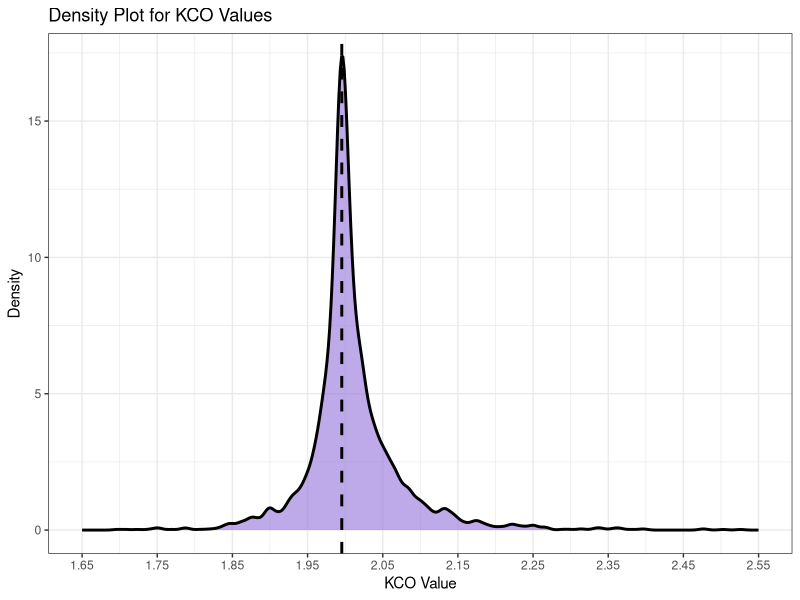
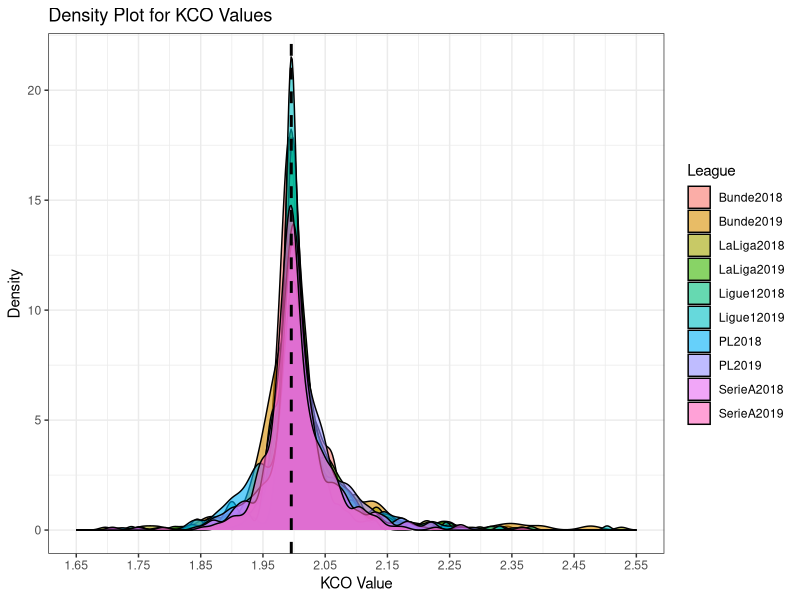
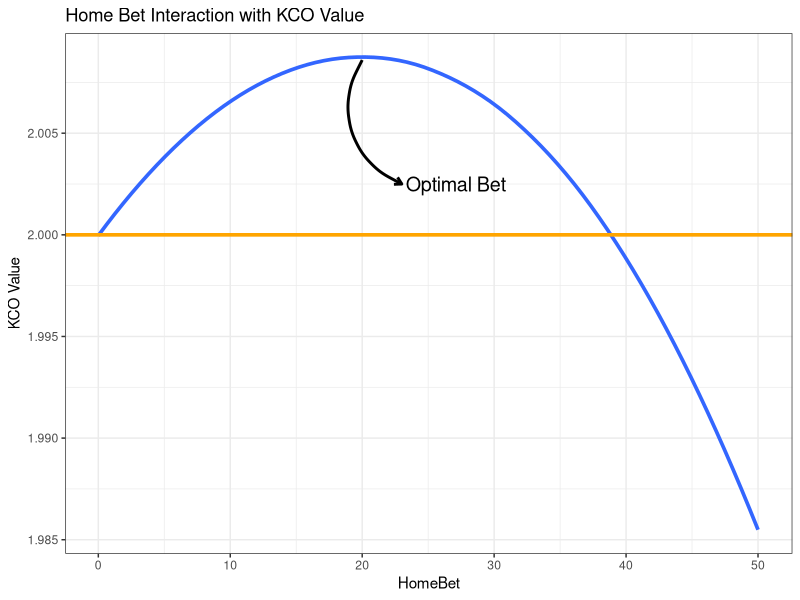
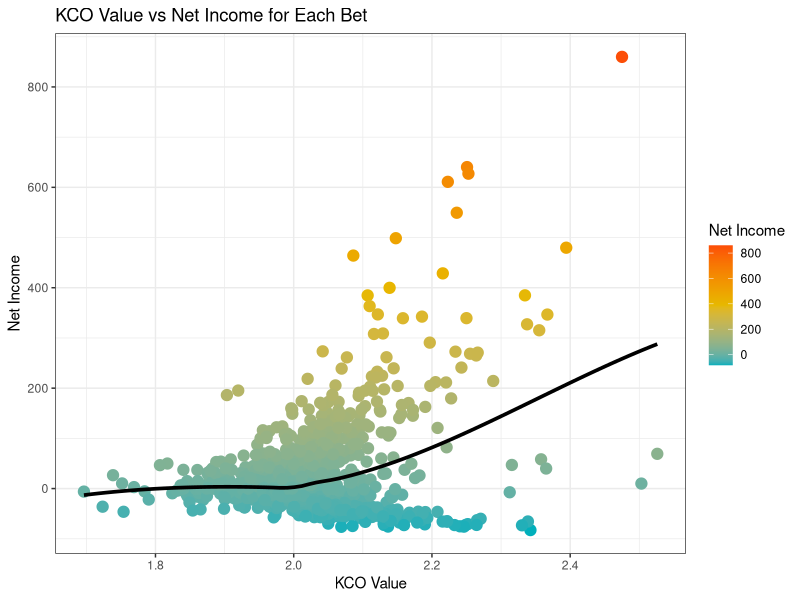
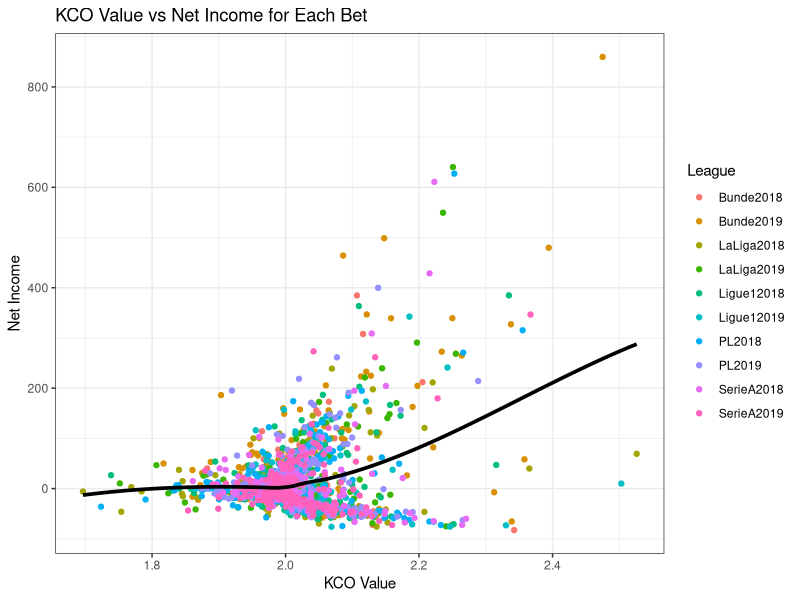
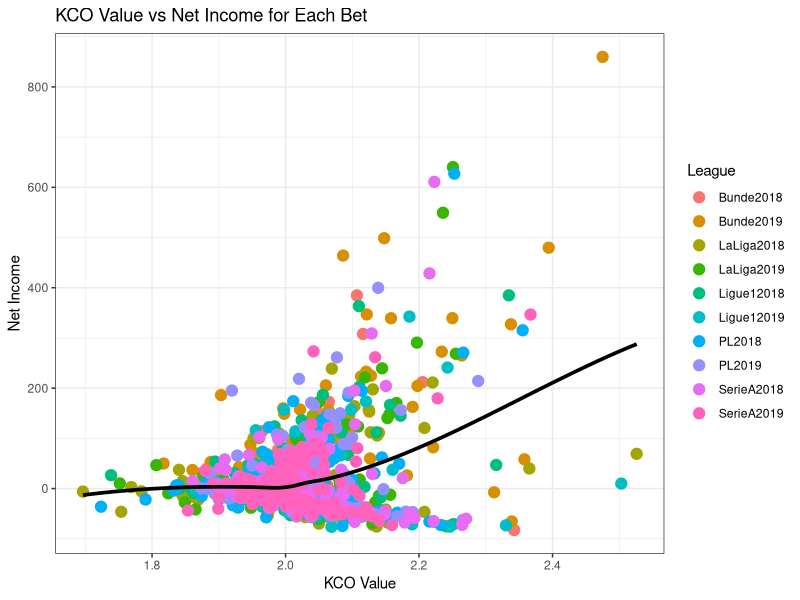
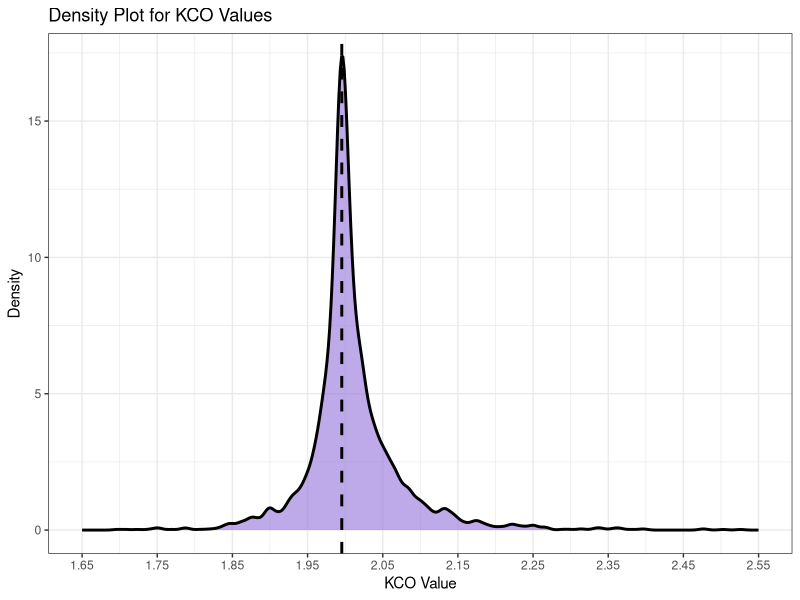
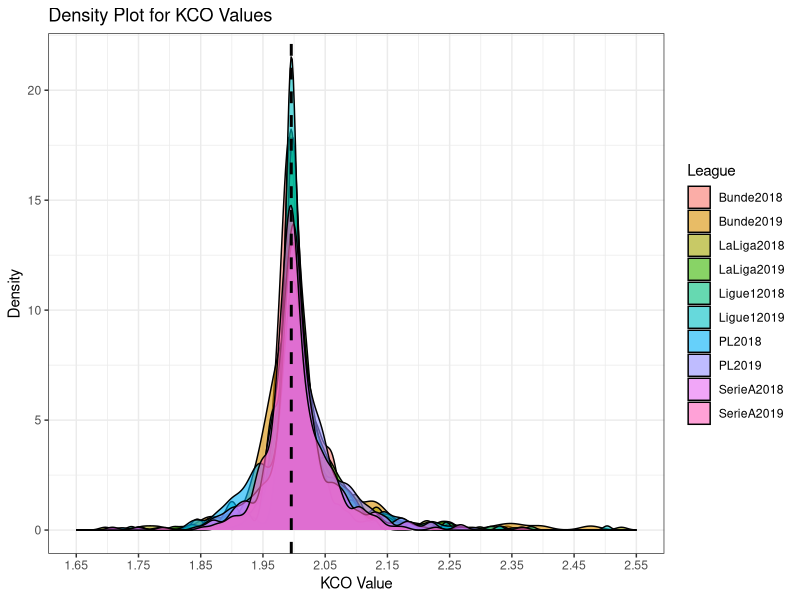

These charts were generated, in order, by the following R code:
## ---- chunk 1
library(tidyverse)
library(ggpubr)

## ---- chunk 2
data <- read_csv("KCO_Income_Data.csv")

KCODensity <- data %>% ggplot( aes(x=KCO_RF)) + 
  geom_density(fill = "mediumpurple", colour = "black", alpha = 0.6, lwd = 1) + 
  scale_x_continuous(name = "KCO Value", breaks = seq(1.65,2.55,0.1),limits = c(1.65,2.55)) + 
  scale_y_continuous(name = "Density") + ggtitle("Density Plot for KCO Values") + theme_bw() + geom_vline(xintercept = density(data$KCO_RF)$x[which.max(density(data$KCO_RF)$y)], lwd=1, color="black", linetype="dashed")
KCODensity

ggsave("KCODensity.pdf", KCODensity, width = 8, height=5)

LeagueKCODensity <- data %>% ggplot( aes(x=KCO_RF, fill=League)) + 
  geom_density(alpha = 0.6) + 
  scale_x_continuous(name = "KCO Value", breaks = seq(1.65,2.55,0.1),limits = c(1.65,2.55)) + 
  scale_y_continuous(name = "Density") + ggtitle("Density Plot for KCO Values") + theme_bw() + geom_vline(xintercept = density(data$KCO_RF)$x[which.max(density(data$KCO_RF)$y)], lwd=1, linetype="dashed")
LeagueKCODensity
ggsave("LeagueKCODensity.pdf", LeagueKCODensity, width = 8, height=5)


## ---- chunk 3
example <- read_csv("HomeBet_KCO_Ex.csv")

yrng <- range(example$`KCO Value`)
xrng <- range(example$HomeBet)
caption <- paste(strwrap("Optimal Bet", 40), collapse = "\n")

kcoBet <- example %>% ggplot(aes(x=HomeBet, y=`KCO Value`)) + geom_smooth(lwd=1.25) + theme_bw() + ggtitle("Home Bet Interaction with KCO Value") +   annotate(geom = "curve", x = 20, y = 2.0086, xend = 23, yend = 2.0025, curvature = .5, arrow = arrow(length = unit(2, "mm")), lwd=1) + annotate(geom = "text", x = 23.3, y = 2.0025, label = "Optimal Bet", hjust = "left", size=5) + geom_hline(yintercept = 2, color="orange", lwd=1.25) + xlim(0,50.1)

kcoBet
ggsave( "kcoBet.pdf", kcoBet, width = 7, height = 4)
## ---- chunk 4

data <- read_csv("KCO_Income_Data.csv")
data <- data %>% filter(Week > 13)
data$`Net Income` <- data$NetIncomeRF
KCOIncome <- ggplot(data, aes(x=KCO_RF, y=NetIncomeRF)) + geom_jitter(aes(color = `Net Income`), size = 3.5) + theme_bw()+ geom_smooth(method = loess, color="black", lwd=1.25, se=F) + scale_color_gradientn(colors = c("#00AFBB", "#E7B800", "#FC4E07")) + ggtitle("KCO Value vs Net Income for Each Bet") + xlab("KCO Value") + ylab("Net Income")
KCOIncome

ggsave("KCOIncome.pdf", KCOIncome, width = 8, height=4)

LeagueKCOIncome <- data %>% ggplot(aes(x=KCO_RF, y=NetIncomeRF, color=League)) + geom_point() + theme_bw() + geom_smooth(method = loess, color="black", lwd=1.25, se=F) + ggtitle("KCO Value vs Net Income for Each Bet") + xlab("KCO Value") + ylab("Net Income")
LeagueKCOIncome

KCOIncome_2 <- ggplot(data, aes(x=KCO_RF, y=NetIncomeRF)) + geom_jitter(aes(color = League), size = 3.5) + theme_bw() + geom_smooth(method = loess, color="black", lwd=1.25, se=F)+ ggtitle("KCO Value vs Net Income for Each Bet") + xlab("KCO Value") + ylab("Net Income")
KCOIncome_2
ggsave("KCOIncome2.pdf", KCOIncome_2, width = 8, height=4)




